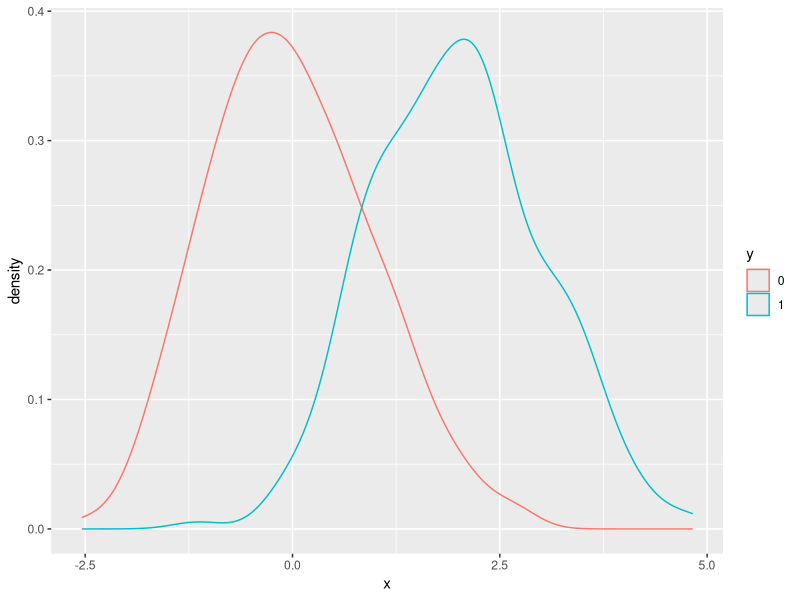
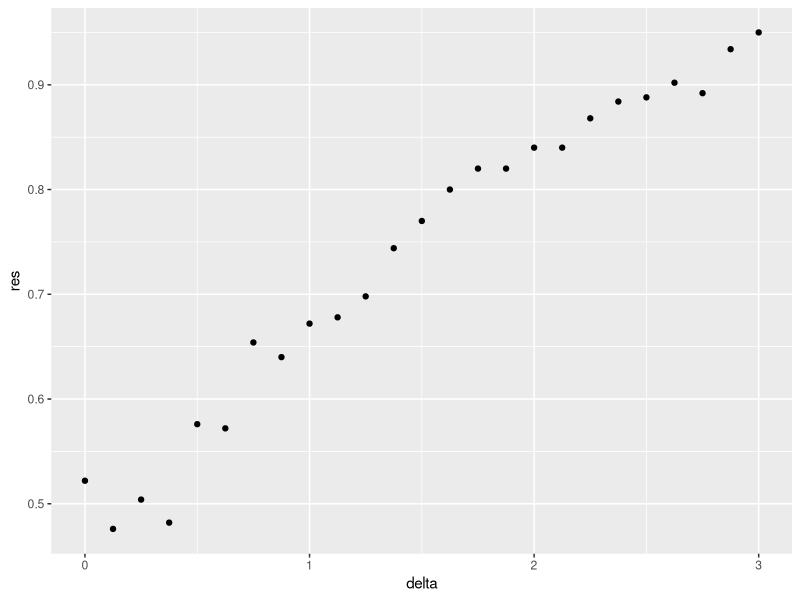

Write the R code that produced these figures, in order.
library(caret)
library(ggplot2)
library(tidyverse)
library(dplyr)

# set.seed(2) #if you are using R 3.5 or earlier
set.seed(2, sample.kind="Rounding") #if you are using R 3.6 or later
make_data <- function(n = 1000, p = 0.5, 
                      mu_0 = 0, mu_1 = 2, 
                      sigma_0 = 1,  sigma_1 = 1){
  
y <- rbinom(n, 1, p)
f_0 <- rnorm(n, mu_0, sigma_0)
f_1 <- rnorm(n, mu_1, sigma_1)
x <- ifelse(y == 1, f_1, f_0)
  
test_index <- createDataPartition(y, times = 1, p = 0.5, list = FALSE)
  
list(train = data.frame(x = x, y = as.factor(y)) %>% slice(-test_index),
      test = data.frame(x = x, y = as.factor(y)) %>% slice(test_index))
}
dat <- make_data()

dat$train %>% ggplot(aes(x, color = y)) + geom_density()

# Q1 Answer
#set.seed(1) #if you are using R 3.5 or earlier
set.seed(1, sample.kind="Rounding") #if you are using R 3.6 or later
delta <- seq(0, 3, len = 25)
res <- sapply(delta, function(d){
  dat <- make_data(mu_1 = d)
  fit_glm <- dat$train %>% glm(y ~ x, family = "binomial", data = .)
  y_hat_glm <- ifelse(predict(fit_glm, dat$test) > 0.5, 1, 0) %>% factor(levels = c(0, 1))
  mean(y_hat_glm == dat$test$y)
})
qplot(delta, res)
#jawaban benar data miring kiri